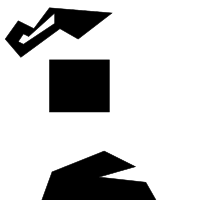
#> input picture env1_200x200_50dpi.png, 200 x 200 px
$ python gvd_fast.py env1_200x200_50dpi.png 5 5 5 5
#> lines starting #> are read from the running program, lines starting #| are printed output that depends on the picture; after the words box and inside, x2 and y2 are one past the last pixel; in counts of white or black regions, pixels touching at a corner belong together
import cv2
import numpy as np
import numpy.ma
import os
import sys
from sklearn.cluster import DBSCAN
from sklearn.preprocessing import StandardScaler
from collections import Iterable
from collections import deque

# Extracts the (row, column) indices from a flattened array of indices
def getIdxInImage(flat):
    return np.unravel_index(flat, (N, M), order='C')


# Returns the clearance of a point q when input q has dimensions 1 x # boundary pts
def getClearance(q):
    return np.amin(q)


# Returns the index of the clearance point when q has dimensions 1 x # boundary pts
def getClearanceIdx(q):
    return np.argmin(q)


# Borrowed this from an online resource. Adapted for python from C++
# https://answers.opencv.org/question/66758/how-would-you-get-all-the-points-on-a-line/
# This function just interpolates points between a line between (x0,y0) and (x1,y1)
# [58 lines left out: functions linePoints, find_shortest_path, flatten, not called in this run]


file = sys.argv[1]
start_x_in = int(sys.argv[2])
start_x = start_x_in
start_y_in = int(sys.argv[3])
start_y = start_y_in
goal_x_in = int(sys.argv[4])
goal_x = goal_x_in
goal_y_in = int(sys.argv[5])
goal_y = goal_y_in

# file = 'env2_200x200_50dpi.png'


file_parts = os.path.splitext(os.path.basename(file))
file_name = file_parts[0]

img = cv2.imread(file, cv2.IMREAD_GRAYSCALE)
#> img is the input picture: shape (200, 200); min 0, max 255, mean 199.2

# Make sure that all pixels are either 255 or 0
N, M = img.shape
#> N = 200; M = 200
if (start_x >= M or start_x < 0 or start_y < 0 or start_y >= N
        or goal_x < 0 or goal_x >= M or goal_y >= N or goal_y < 0):
    print("Valid start points must be inside the environment")
    print("Try selecting a point x in [0," + str(M - 1) + "] and y in [0," + str(N - 1) + "]")
    quit()
# It is assumed that the start and goals are with respect to an
# origin at the bottom left
# First switch to make sure that their entered points make sense in
# row, column notation where (row <=> y and column <=> x)
# start_x = 50
# start_y = 20
start_x, start_y = start_y, start_x
# goal_x = 160
# goal_y = 160
goal_x, goal_y = goal_y, goal_x
# Now scale the starting and goal points to cast
# points into origin at top left
goal_x = N - goal_x
#> goal_x = 195
start_x = N - start_x
#> start_x = 195

for i in range(N):
    for j in range(M):
        if img[i][j] < 128:
            img[i][j] = 0
        else:
            img[i][j] = 255
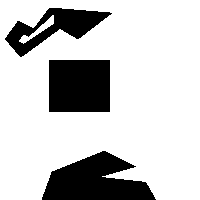
#> img: shape (200, 200); 78.1% white; 3 black regions, box (x1, y1, x2, y2) and area: (42, 151, 156, 200) 3531, (49, 60, 110, 112) 3172, (5, 8, 112, 57) 2075

# Compute the boundary and interior points
bnd_pts = np.zeros([N, M])
int_pts = np.zeros([N, M])

for i in range(1, N - 1):
    for j in range(1, M - 1):
        if img[i][j] == 0:
            if ((img[i - 1][j] == 255) or (img[i + 1][j] == 255) or
                    (img[i][j - 1] == 255) or (img[i][j + 1] == 255)):
                bnd_pts[i][j] = 1
            else:
                int_pts[i][j] = 1
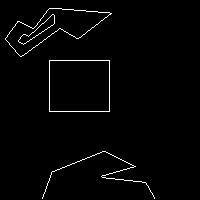
#> bnd_pts: shape (200, 200) float64; values 0 (black) and 1 (white), 1.8% white in thin lines or dots, all inside (x1, y1, x2, y2) = (5, 8, 155, 199)
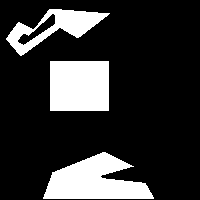
#> int_pts: shape (200, 200) float64; values 0 (black) and 1 (white), 19.8% white; 3 white regions, box (x1, y1, x2, y2) and area: (43, 152, 154, 199) 3213, (50, 61, 109, 111) 2950, (6, 9, 110, 56) 1769

#cv2.imshow('image', int_pts)
#cv2.waitKey(0)
#cv2.destroyAllWindows()

# Make sure the border is boundary
bnd_pts[0, :] = 1
bnd_pts[:, 0] = 1
bnd_pts[N - 1, :] = 1
bnd_pts[:, M - 1] = 1


if bnd_pts[start_x, start_y] == 1:
    print("Start point selected is in an obstacle.\nNO PATH EXISTS!")
    quit()
elif bnd_pts[goal_x, goal_y] == 1:
    print("Goal point selected is in an obstacle.\nNO PATH EXISTS!")
    quit()

#cv2.imshow('image', bnd_pts)
#cv2.waitKey(0)
#cv2.destroyAllWindows()

# Now compute the free region
c_free = np.zeros([N, M])
for i in range(N):
    for j in range(M):
        if (bnd_pts[i][j] != 1) and (int_pts[i][j] != 1):
            c_free[i][j] = 1
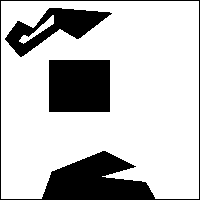
#> c_free: shape (200, 200) float64; values 0 (black) and 1 (white), 76.3% white; 3 black regions, box (x1, y1, x2, y2) and area: (0, 0, 200, 200) 4213, (49, 60, 110, 112) 3172, (5, 8, 112, 57) 2075

# [12 lines of commented-out code are left out]
c_flat = c_free.flatten('C')
bnd_flat = bnd_pts.flatten('C')

# Get all of the indices from these as tuples
idx = np.arange(0, N * M, 1)

c_mask = numpy.ma.make_mask(c_flat)
bnd_mask = numpy.ma.make_mask(bnd_flat)

c_idx = idx[c_mask]
b_idx = idx[bnd_mask]
#> b_idx = 1528 values from 0 to 39999

# b_idx = b_idx[::2]

nBndPts = len(b_idx)
#> nBndPts = 1528
nCpts = len(c_idx)
#> nCpts = 30540

c_free_xy = map(getIdxInImage, c_idx)
c_free_xy = np.array(list(c_free_xy))

bnd_xy = map(getIdxInImage, b_idx)
bnd_xy = np.array(list(bnd_xy))

obstacles = -1 * (c_free - 1)

#cv2.imshow('image', obstacles)
#cv2.waitKey(0)
#cv2.destroyAllWindows()

obstacles_flat = obstacles.flatten('C')
obstacles_mask = np.ma.make_mask(obstacles_flat)
obstacles_idx = idx[obstacles_mask]
#> obstacles_idx = 9460 values from 0 to 39999
obstacle_xy = np.array(list(map(getIdxInImage, obstacles_idx)))
obstacle_xy = StandardScaler().fit_transform(obstacle_xy)

bnd_in_obstacle = np.zeros([len(obstacles_idx)])
#> bnd_in_obstacle = 9460 values from 0 to 0
for i in range(len(obstacles_idx)):
    for j in range(len(b_idx)):
        if obstacles_idx[i] == b_idx[j]:
            bnd_in_obstacle[i] = 1

db = DBSCAN(eps=0.1, min_samples=1).fit(obstacle_xy)

core_samples_mask = np.zeros_like(db.labels_, dtype=bool)
core_samples_mask[db.core_sample_indices_] = True
labels = db.labels_

bnd_cluster_label = labels[np.ma.make_mask(bnd_in_obstacle)]

n_clusters_ = len(set(labels)) - (1 if -1 in labels else 0)
n_noise_ = list(labels).count(-1)

print("Estimated number of clusters: %d" % n_clusters_)
#| Estimated number of clusters: 3
print("Estimated number of noise points: %d" % n_noise_)
#| Estimated number of noise points: 0

# if distance matrix exists in file, load it, else recompute
dist_mtrx_file = file_name + ".csv"
if os.path.exists(dist_mtrx_file):
    dist_mtrx = np.genfromtxt(dist_mtrx_file, delimiter=',')
else:
    dist_mtrx = np.zeros([nCpts, nBndPts])
    cnt_c_free = 0
    gvd = np.zeros([N, M])
    for c in c_free_xy:
        cnt_b_free = 0
        for b in bnd_xy:
            dist_mtrx[cnt_c_free][cnt_b_free] = np.linalg.norm(c - b)
#> (the run stopped early here; a loop or call above may not have finished)
